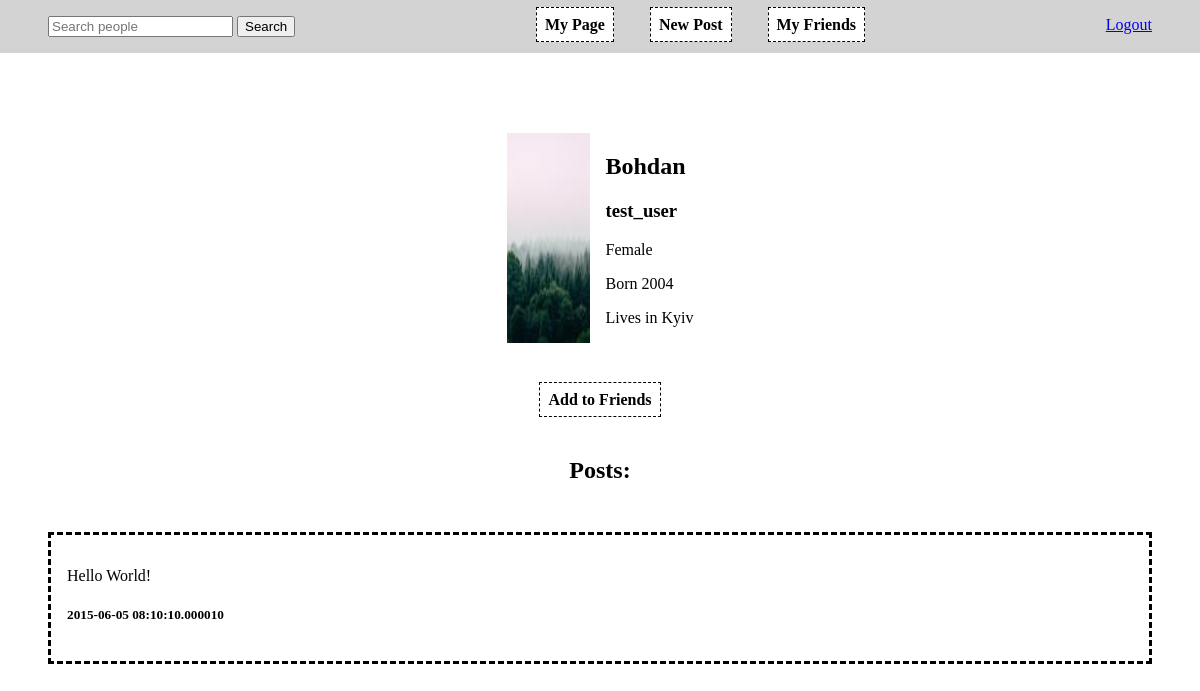
The page /test_user (signed in) on the database its author committed.
### social_network/models.py (models this page shows, shortened)
class User(db.Model, UserMixin):
    id = db.Column(db.Integer, primary_key=True)
    username = db.Column(db.String(32), unique=True, nullable=False)
    password = db.Column(db.String(64), nullable=False)
    image_file = db.Column(db.String(32), nullable=False,
                           default="default_profile.jpg")
    name = db.Column(db.String(64), nullable=False)
    gender = db.Column(
        db.Boolean(), nullable=False)
    city = db.Column(db.String(32), nullable=False)
    born = db.Column(
        db.Integer)
    posts = db.relationship("Post", backref="author")
    friendship = db.relationship(
        "Friendship", foreign_keys='Friendship.user1_id', backref="friend")
    friendship = db.relationship(
        "Friendship", foreign_keys='Friendship.user2_id', backref="friend")

class Post(db.Model):
    id = db.Column(db.Integer, primary_key=True)
    text = db.Column(db.String(256), nullable=False)
    date_created = db.Column(
        db.DateTime, nullable=False, default=datetime.utcnow)
    user_id = db.Column(db.Integer, db.ForeignKey("user.id"), nullable=False)

### social_network/main/routes.py (the view)
@main.route("/")
@main.route("/<user>")
@login_required
def profile(user=None):
    u = User.query.filter_by(username=user).first()
    if u is None:
        u = current_user
        friend = None
    else:
        friend = bool(Friendship.query.filter_by(
            user2_id=u.id, user1_id=current_user.id).scalar())
    return render_template(
        "main/profile_page.html",
        user=u,
        posts=Post.query.filter_by(
            user_id=u.id
        ).order_by(
            Post.date_created.desc()
        ),
        f=friend
    )

### social_network/models.py (called while the page is built)
@login_manager.user_loader
def load_user(user_id):
    return User.query.get(int(user_id))

### social_network/templates/main/profile_page.html (shortened to what this page needs)
{% extends 'layout.html' %}  {% block content %}
<section class="info">
    <img src="../../static/img/{{ user.image_file }}">
    <div class="infofiels">
        <h1>{{user.name}}</h1>
        <h3>{{user.username}}</h3>
        <p>{% if user.gender %} Female {% else %} Male {% endif %}</p>
        <p>Born {{user.born}}</p>
        <p>Lives in {{user.city}}</p>
    </div>
</section>
{% if f != None %}
<section>
    {% if f %}
    <botton class="btn" onclick="delFriend({{ user.id }})">Delete from Friends</botton>
    {% else %}
    <botton class="btn" onclick="addFriend({{ user.id }})">Add to Friends</botton>
    {% endif %}
</section>
{% endif %}
<section class="posts">
    <h1>Posts: </h1>
    {% for p in posts %}
    <div style="text-align: left; border: dashed black; padding: 1em; margin: 3em;">
        <p>{{p.text}}</p>
        <h5>{{p.date_created}}</h5>
    </div>
    {% endfor %}
</section>
{% endblock content %}

### social_network/static/main.css (style rules this page uses)
body { margin: 0; padding: 0; }
.btn { font-weight: bold; text-decoration: none; color: black; background-color: white; padding: 0.5em; margin: 1em; border: 0.1em dashed black; }
.info { display: flex; justify-content: center; }
.infofiels { padding-left: 1em; text-align: left; }
.posts { margin-top: 3em; text-align: center; }
section { margin: 3em 0; text-align: center; }

### rows shown on the page
User: image_file (picture), name "Bohdan", username "test_user", born "2004", city "Kyiv"
Post: text "Hello World!", date_created "2015-06-05 08:10:10.000010"
